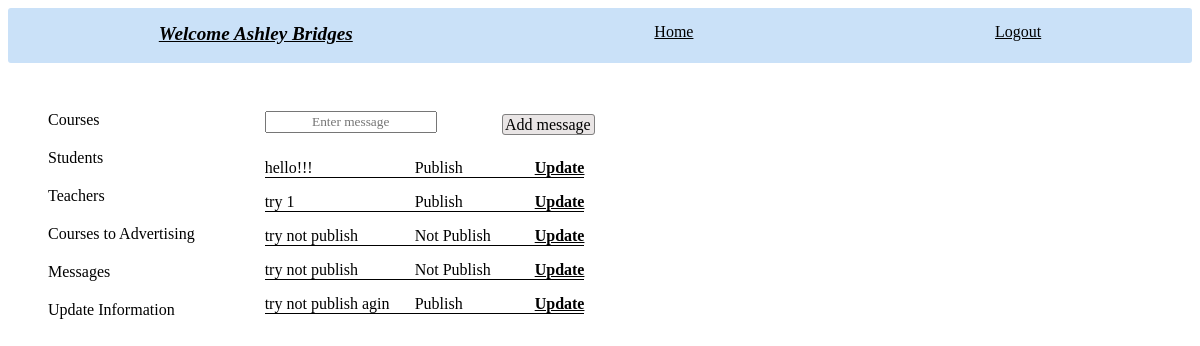
Before: /show_messages (signed in) with the older database file.
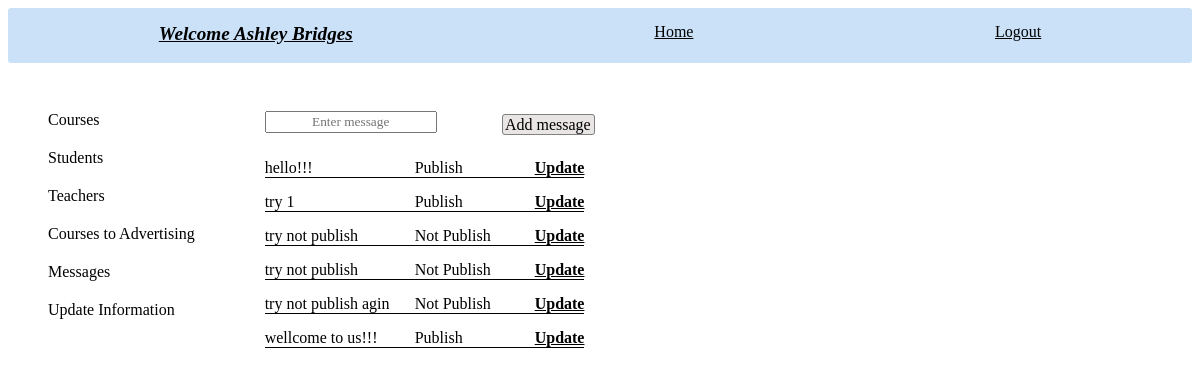
After: the same page with the newer database file.
### tables this page shows
CREATE TABLE messages (
        id INTEGER PRIMARY KEY,
	    message TEXT,
	    location TEXT,
        time TEXT,
        status TEXT DEFAULT "Publish",
        UNIQUE (message, time)
    );

### app.py (the view)
@app.route('/show_messages')
def show_messages(): # shows a list of messages
    log=check_log()
    info=info_user()
    jinja={}
    jinja['form1']=['create']
    messages_list=crud.read_all('messages')
    if len(messages_list)==0:
        jinja['note']='No messages found'
    else:
        jinja['messages']=[]
        for message in messages_list:
            m=namedtuple('M_P',['id','message','status'])
            m.id=message[0]
            m.message=message[1]
            m.status=message[4].title()
            jinja['messages'].append(m)
    return render_template ('administrator.html',log=log, info=info, admin_id=session['id'], jinja=jinja)

### app.py (called while the page is built)
def check_log(): #check if user is loged in or not
    log_result={}
    if "name" in session:
        link='/logout'
        log='Logout'
        log_result['link']=link
        log_result['log']=log
        return log_result
    else:
        link='/login'
        log='Login'
        log_result['link']=link
        log_result['log']=log
        return log_result

def info_user(): # get user info
    if "role" in session:
        info={}
        if session['role']=='admin':
            info['id']=session['id']
            info['link']=f"/administrator/{session['id']}"
            info['word']='Administrator'
            info['hello']=f"Hello {crud.admin_name(session['id'])}- what do you want to do?"
            info['class']='user_hello'
        if session['role']=='teacher':
            info['id']=session['id']
            info['link']=f"/teacher_profile/{session['id']}"
            info['word']=f"Welcome {crud.teacher_name(session['id'])}"
            info['class']='user_hello'
        if session['role']=='student':
            info['id']=session['id']
            info['link']=f"/student_profile/{session['id']}"
            info['word']=f"Welcome {crud.student_name(session['id'])}"
            info['class']='user_hello'
        return info

### crud.py (called while the page is built)
def read_all(table):
    return query(f"SELECT * FROM {table}")

def read_if(column, table, value, condition):
    return query(f"SELECT {column} FROM {table} WHERE {value}='{condition}'")

def teacher_name(teacher_id):
    name=read_if('name', 'teachers', 'id', teacher_id)
    name=name[0][0]
    return name

### setup_db.py (called while the page is built)
def query(sql):
    with sqlite3.connect('students.db') as conn:
        cur=conn.cursor()
        cur.execute(sql)
        return cur.fetchall()

### templates/administrator.html (shortened to what this page needs)
{% extends "base.html" %}
{% block content %}
<div class="admin_pages">
    <div class="links">
        <div class="link"><a href="/admin_courses">Courses</a></div>
        <div class="link"><a href="/admin_students">Students</a></div>
        <div class="link"><a href="/admin_teachers">Teachers</a></div>
        <div class="link"><a href="/advertising_courses">Courses to Advertising </a></div>
        <div class="link"><a href="/show_messages">Messages</a></div>
        <div class="link"><a href="/user_info_update/{{admin_id}}">Update Information</a></div>
    </div>
    <div class="info_more_links"></div>
    {% for show_message in jinja.form1 %}
            <div class="published_main">
                <div class="publish_options">
                    <form action="">
                        <div><input class="choose_course_publish" type="text" name="" id="search" oninput="CourseSearch(this.value)" placeholder="Enter message" autofocus></div>
                    </form>
                    <div class="option_link">
                        <a href="/add_message">Add message</a>
                    </div>
                </div>
                <div class="published_form" id="published_form">
                {% for message in jinja.messages %}
                    <div class="published_course" >
                        <div class="published_name">{{message.message}}</div>
                        <div class="published_status">{{message.status}}</div>
                        <div class="published_update"><a href="/message_update/{{message.id}}">Update</a></div>
                    </div>
                {% endfor %}
            </div>
        </div>
    {% endfor %}
</div>
{% endblock %}

### templates/base.html
{% include "header.html" %}
{% block content %}
{% endblock %}

### templates/header.html (shortened to what this page needs)
<!DOCTYPE html>
<html lang="en">
<head>
    <link rel="stylesheet" href="../static/style.css">
</head>
<body>
 <div class="navbar">
    <a href="{{info.link}}" class="{{info.class}}">{{info.word}}</a>
    <a href="/home">Home</a>
    <a href="{{log.link}}">{{log.log}}</a>
 </div>

### static/style.css (style rules this page uses)
input { font-family: 'Times New Roman', Times, serif; text-align: center; }
.links { display: flex; flex-direction: column; gap: 20px; margin-left: 20px; grid-column: 1; grid-row: 2; }
.link>* { text-decoration: none; color: black; }
.navbar { height: 55px; text-decoration: none; display: flex; justify-content: space-around; background-color:rgb(202, 225, 248); border-radius: 3px 3px 3px 3px; }
.navbar>* { text-decoration: none; color: black; height: max-content; margin-top: 15px; text-decoration: underline; }
.user_hello { font-weight: bolder; font-size: larger; font-style: italic; }
.admin_pages { display: grid; grid-template-columns: max-content max-content; grid-template-rows: max-content max-content; column-gap: 70px; row-gap: 10px; margin-left: 20px; }
.info_more_links { display: flex; gap: 5px; grid-row: 1; grid-column: 2; height: 18px; margin-left: 320px; }
.published_main { grid-row: 2; grid-column: 2; }
.publish_options { padding-bottom: 25px; display: flex; justify-content: space-between; width: 330px; }
.option_link { margin-top: 5px; }
.option_link a { color: black; text-decoration: none; margin-top: 5px; border-width: 0.5px; border-style: solid; border-radius: 3px; border-color: gray; padding: 1px 3px 1px 2px; background-color: rgb(233, 229, 229); text-align: center; }
.published_form { display: flex; flex-direction: column; gap: 15px; }
.published_course { display: flex; }
.published_name { width: 150px; border-bottom: solid; border-width: 1px; }
.published_status { width: 120px; border-bottom: solid; border-width: 1px; }
.published_update { width: max-content; border-bottom: solid; border-width: 1px; }
.published_update a { color: black; font-weight: bold; }

Changed rows visible on the page:
added messages: message "wellcome to us!!!"
Other visible differences:
list line gone: "try not publish agin"
new list line: "try not publish agin"
list line gone: "Publish Update"
new list line: "Not Publish Update Publish Update"
